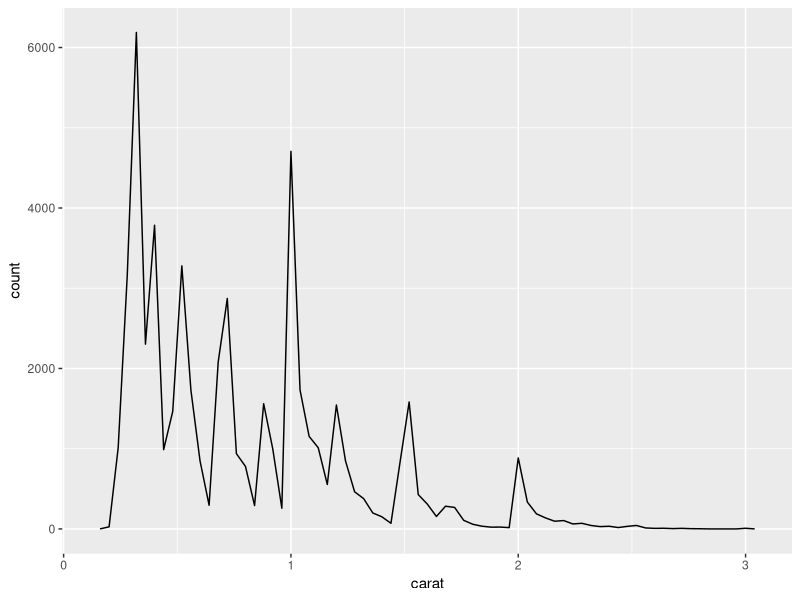

Here is the R script that generated this plot:
## ---- chunk 1
knitr::opts_chunk$set(echo = TRUE)

library(ggplot2)
library(dplyr)
## ---- chunk 2
smaller <- diamonds %>% 
  filter(carat <= 3.0)
## ---- chunk 3
smaller %>% 
  ggplot(aes(carat)) + 
  geom_freqpoly(binwidth = 0.04)
